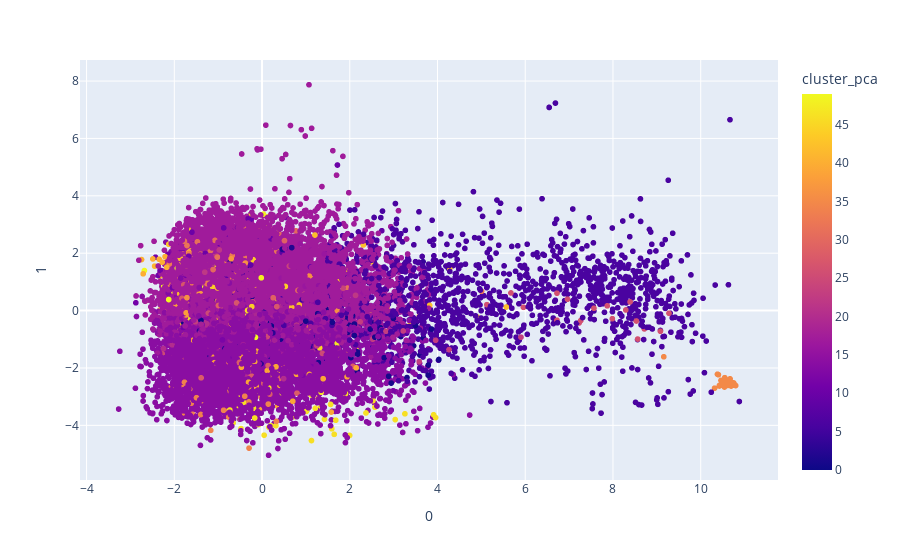

Notebook cell for this chart:
### Markdown cell above
## 3.3 Analisando o cluster

### Code cell
fig = px.scatter(
    music_projection,
    x=0,
    y=1,
    color="cluster_pca",
    hover_data=[0, 1, "song"]
)
fig.show()

### Figure 1 — Plotly figure (JSON) as saved in the notebook; plotly's stock layout.template omitted (floating-point values rounded to 4 significant figures; data arrays with more than 128 entries replaced by an {"elided": "..."} marker saying what was removed)
{"data": [{"customdata": {"elided": "20311x1 str values"}, "hovertemplate": "0=%{x}<br>1=%{y}<br>song=%{customdata[0]}<br>cluster_pca=%{marker.color}<extra></extra>", "legendgroup": "", "marker": {"color": {"elided": "20311 int values"}, "coloraxis": "coloraxis", "symbol": "circle"}, "mode": "markers", "name": "", "showlegend": false, "type": "scattergl", "x": {"elided": "20311 float values"}, "xaxis": "x", "y": {"elided": "20311 float values"}, "yaxis": "y"}], "layout": {"coloraxis": {"colorbar": {"title": {"text": "cluster_pca"}}, "colorscale": [[0, "#0d0887"], [0.1111, "#46039f"], [0.2222, "#7201a8"], [0.3333, "#9c179e"], [0.4444, "#bd3786"], [0.5556, "#d8576b"], [0.6667, "#ed7953"], [0.7778, "#fb9f3a"], [0.8889, "#fdca26"], [1, "#f0f921"]]}, "legend": {"tracegroupgap": 0}, "margin": {"t": 60}, "xaxis": {"anchor": "y", "domain": [0, 1], "title": {"text": "0"}}, "yaxis": {"anchor": "x", "domain": [0, 1], "title": {"text": "1"}}}}
